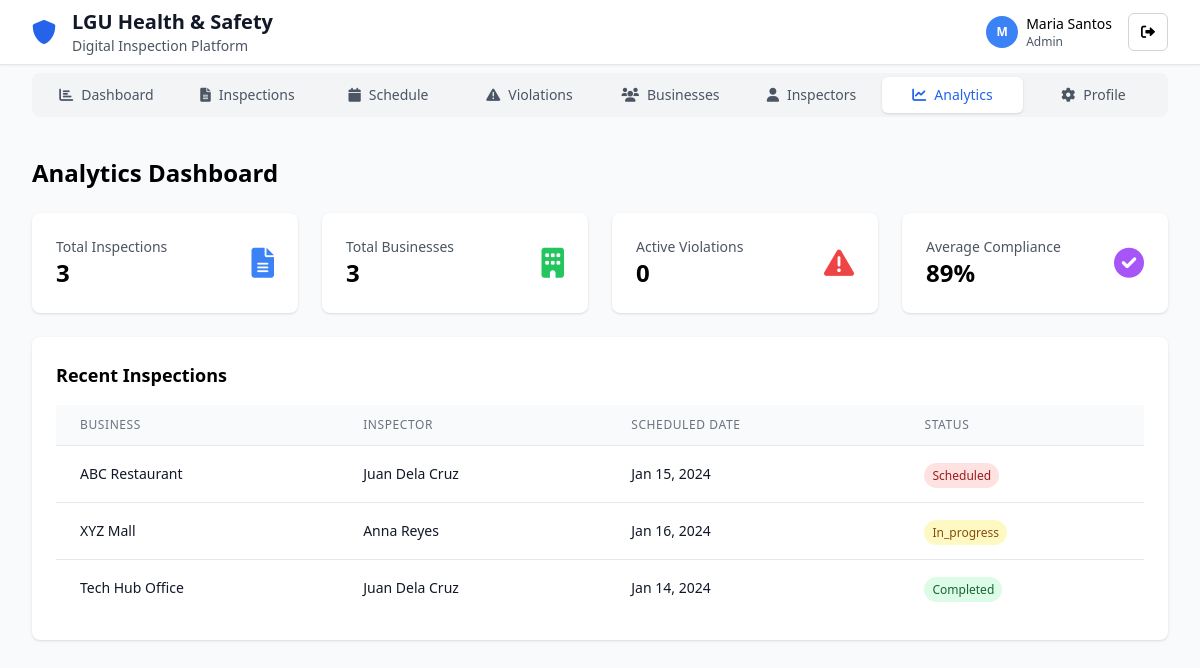
The app's page /admin/analytics.php (signed in), older data.
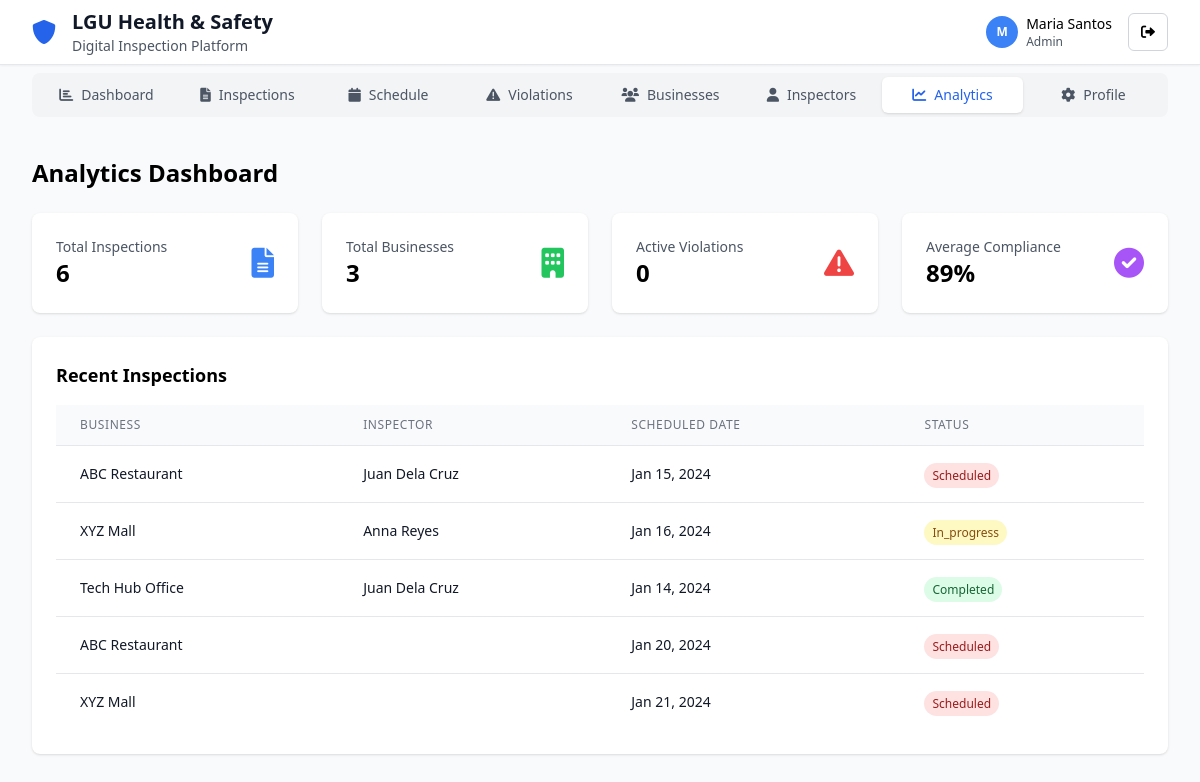
The same page, newer data.
### tables this page shows
CREATE TABLE inspections (
    id INT PRIMARY KEY AUTO_INCREMENT,
    business_id INT NOT NULL,
    inspector_id INT NULL,
    inspection_type_id INT NOT NULL,
    scheduled_date DATETIME NOT NULL,
    completed_date DATETIME NULL,
    status ENUM('scheduled', 'in_progress', 'completed', 'overdue') NOT NULL DEFAULT 'scheduled',
    priority ENUM('low', 'medium', 'high') NOT NULL DEFAULT 'medium',
    compliance_score INT NULL,
    total_violations INT DEFAULT 0,
    notes TEXT NULL,
    created_at TIMESTAMP DEFAULT CURRENT_TIMESTAMP,
    updated_at TIMESTAMP DEFAULT CURRENT_TIMESTAMP ON UPDATE CURRENT_TIMESTAMP,
    FOREIGN KEY (business_id) REFERENCES businesses(id) ON DELETE CASCADE,
    FOREIGN KEY (inspector_id) REFERENCES users(id) ON DELETE SET NULL,
    FOREIGN KEY (inspection_type_id) REFERENCES inspection_types(id) ON DELETE CASCADE,
    INDEX idx_business (business_id),
    INDEX idx_inspector (inspector_id),
    INDEX idx_status (status),
    INDEX idx_scheduled_date (scheduled_date)
);

CREATE TABLE businesses (
    id INT PRIMARY KEY AUTO_INCREMENT,
    name VARCHAR(255) NOT NULL,
    address TEXT NOT NULL,
    owner_id INT NULL,
    inspector_id INT NULL,
    contact_number VARCHAR(20) NULL,
    email VARCHAR(255) NULL,
    business_type VARCHAR(100) NULL,
    registration_number VARCHAR(100) NULL,
    establishment_date DATE NULL,
    inspection_frequency ENUM('weekly', 'monthly', 'quarterly') DEFAULT 'monthly',
    last_inspection_date DATE NULL,
    next_inspection_date DATE NULL,
    is_compliant BOOLEAN DEFAULT TRUE,
    compliance_score INT DEFAULT 100,
    created_at TIMESTAMP DEFAULT CURRENT_TIMESTAMP,
    updated_at TIMESTAMP DEFAULT CURRENT_TIMESTAMP ON UPDATE CURRENT_TIMESTAMP,
    FOREIGN KEY (owner_id) REFERENCES users(id) ON DELETE SET NULL,
    FOREIGN KEY (inspector_id) REFERENCES users(id) ON DELETE SET NULL,
    INDEX idx_name (name),
    INDEX idx_business_type (business_type),
    INDEX idx_compliance (is_compliant),
    INDEX idx_next_inspection (next_inspection_date)
);

CREATE TABLE users (
    id INT PRIMARY KEY AUTO_INCREMENT,
    name VARCHAR(255) NOT NULL,
    email VARCHAR(255) UNIQUE NOT NULL,
    password VARCHAR(255) NOT NULL,
    role ENUM('super_admin', 'admin', 'inspector', 'business_owner', 'community_user') NOT NULL DEFAULT 'inspector',
    avatar VARCHAR(255) NULL,
    department VARCHAR(255) NULL,
    certification VARCHAR(255) NULL,
    created_at TIMESTAMP DEFAULT CURRENT_TIMESTAMP,
    updated_at TIMESTAMP DEFAULT CURRENT_TIMESTAMP ON UPDATE CURRENT_TIMESTAMP,
    INDEX idx_email (email),
    INDEX idx_role (role)
);

### models/Inspection.php (called while the page is built, shortened)
<?php
class Inspection {
    private $conn;
    private $table_name = "inspections";
    public function __construct($db) {
        $this->conn = $db;
    }
    public function readRecent($limit = 5) {
        $query = "SELECT i.*, b.name as business_name, b.address as business_address,
                         it.name as inspection_type, u.name as inspector_name
                  FROM " . $this->table_name . " i
                  LEFT JOIN businesses b ON i.business_id = b.id
                  LEFT JOIN inspection_types it ON i.inspection_type_id = it.id
                  LEFT JOIN users u ON i.inspector_id = u.id
                  ORDER BY i.created_at DESC LIMIT ?";
        $stmt = $this->conn->prepare($query);
        $stmt->bindParam(1, $limit, PDO::PARAM_INT);
        $stmt->execute();
        $inspections = array();
        while ($row = $stmt->fetch(PDO::FETCH_ASSOC)) {
            $inspections[] = $row;
        }
        return $inspections;
    }
    public function countAll() {
        $query = "SELECT COUNT(*) as count FROM " . $this->table_name;
        $stmt = $this->conn->prepare($query);
        $stmt->execute();
        $row = $stmt->fetch(PDO::FETCH_ASSOC);
        return $row['count'];
    }
}
?>

### admin/analytics.php (the view, shortened to what the changed rows need)
<?php
require_once '../models/Inspection.php';
$database = new Database();
$db = $database->getConnection();
$inspection = new Inspection($db);
$totalInspections = $inspection->countAll();
?>
<!DOCTYPE html>
<html lang="en">
<head>
    <script src="https://cdn.tailwindcss.com"></script>
    <link href="https://cdnjs.cloudflare.com/ajax/libs/font-awesome/6.0.0/css/all.min.css" rel="stylesheet">
</head>
<body class="min-h-screen bg-gray-50">
    <?php include '../includes/navigation.php'; ?>
    <div class="max-w-7xl mx-auto px-4 sm:px-6 lg:px-8 py-4 sm:py-8">
        <h2 class="text-2xl font-bold mb-6">Analytics Dashboard</h2>
        <div class="grid grid-cols-1 md:grid-cols-4 gap-6 mb-6">
            <div class="bg-white rounded-lg shadow p-6">
                <div class="flex items-center justify-between">
                    <div>
                        <p class="text-sm text-gray-600">Total Inspections</p>
                        <p class="text-2xl font-bold"><?php echo $totalInspections; ?></p>
                    </div>
                </div>
            </div>
        </div>
        <div class="bg-white rounded-lg shadow p-6">
            <table class="min-w-full divide-y divide-gray-200">
                <thead class="bg-gray-50">
                    <tr>
                        <th class="px-6 py-3 text-left text-xs font-medium text-gray-500 uppercase tracking-wider">Business</th>
                        <th class="px-6 py-3 text-left text-xs font-medium text-gray-500 uppercase tracking-wider">Inspector</th>
                        <th class="px-6 py-3 text-left text-xs font-medium text-gray-500 uppercase tracking-wider">Scheduled Date</th>
                        <th class="px-6 py-3 text-left text-xs font-medium text-gray-500 uppercase tracking-wider">Status</th>
                    </tr>
                </thead>
                <tbody class="bg-white divide-y divide-gray-200">
                    <?php
                    $recent_inspections = $inspection->readRecent(5);
                    foreach ($recent_inspections as $recent): ?>
                    <tr>
                        <td class="px-6 py-4 whitespace-nowrap">
                            <div class="text-sm font-medium text-gray-900"><?php echo $recent['business_name']; ?></div>
                        </td>
                        <td class="px-6 py-4 whitespace-nowrap">
                            <div class="text-sm text-gray-900"><?php echo $recent['inspector_name']; ?></div>
                        </td>
                        <td class="px-6 py-4 whitespace-nowrap">
                            <div class="text-sm text-gray-900"><?php echo date('M j, Y', strtotime($recent['scheduled_date'])); ?></div>
                        </td>
                        <td class="px-6 py-4 whitespace-nowrap">
                            <span class="px-2 py-1 text-xs font-medium rounded-full
                                <?php echo $recent['status'] == 'completed' ? 'bg-green-100 text-green-800' :
                                       ($recent['status'] == 'in_progress' ? 'bg-yellow-100 text-yellow-800' : 'bg-red-100 text-red-800'); ?>">
                                <?php echo ucfirst($recent['status']); ?>
                            </span>
                        </td>
                    </tr>
                    <?php endforeach; ?>
                </tbody>
            </table>
        </div>
    </div>
</body>
</html>

Row changes from the older to the newer data that the page shows:
added inspections: business.name "ABC Restaurant", scheduled_date "Jan 20, 2024", status "Scheduled"
added inspections: business.name "XYZ Mall", scheduled_date "Jan 21, 2024", status "Scheduled"
Text that changed along with them:
$totalInspections: "3" → "6"
